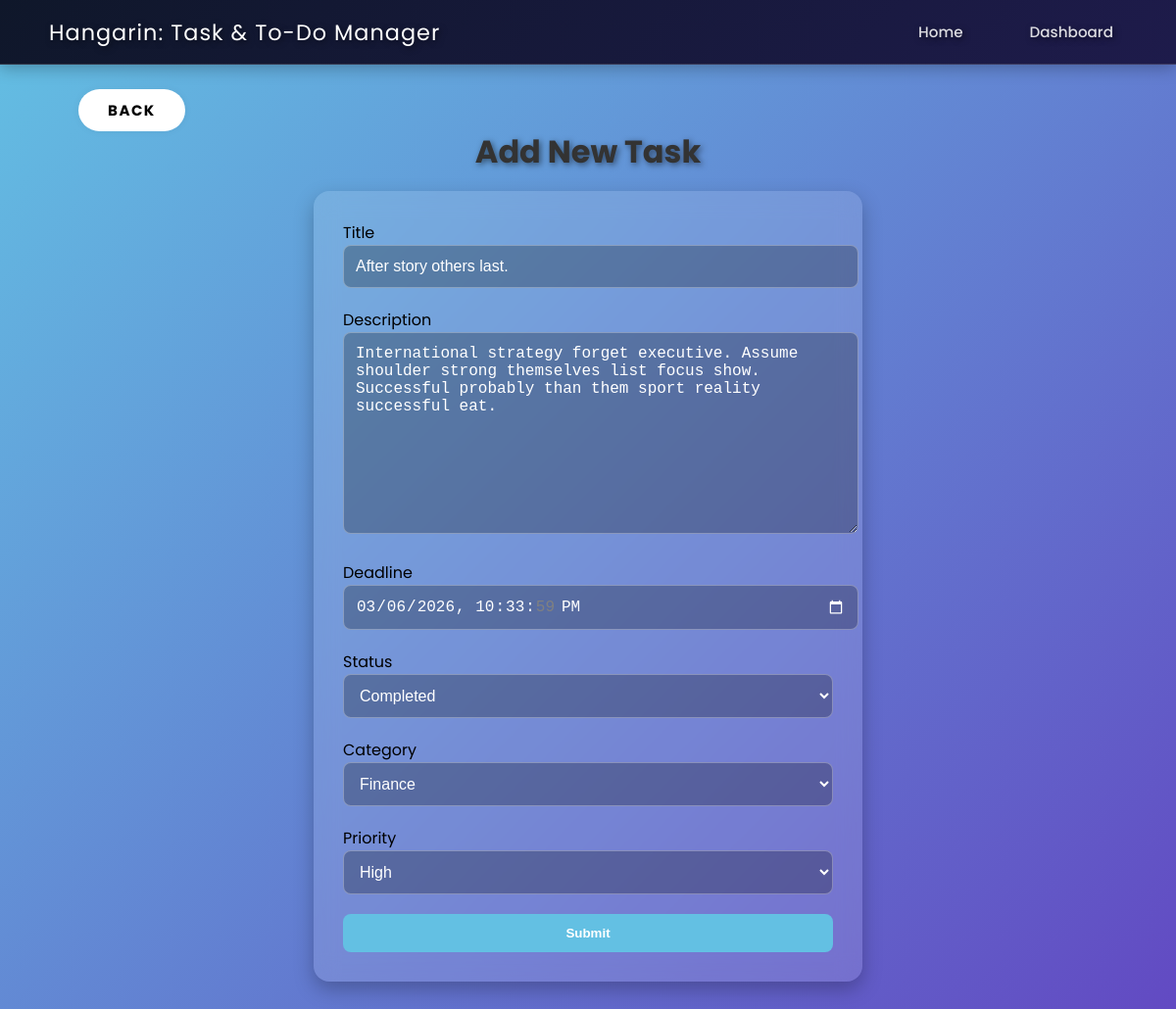
Page /task_list/19 on the committed database.
### tasktodomanager/models.py (models this page shows, shortened)
class BaseModel(models.Model):
    created_at = models.DateTimeField(auto_now_add=True, db_index=True)
    updated_at = models.DateTimeField(auto_now=True)
    class Meta:
        abstract = True

class Task(BaseModel):
    title = models.CharField(max_length=255)
    description = models.TextField()
    deadline = models.DateTimeField()
    status = models.CharField(
        max_length=50,
        choices=[
            ("Pending", "Pending"),
            ("In Progress", "In Progress"),
            ("Completed", "Completed"),
        ],
        default="Pending"
    )
    category = models.ForeignKey(Category, on_delete=models.CASCADE)
    priority = models.ForeignKey(Priority, on_delete=models.CASCADE)

### tasktodomanager/views.py (the view)
# urls.py: path('task_list/<pk>', TaskUpdateView.as_view(), name='task-update'),
class TaskUpdateView(UpdateView):
    model = Task
    form_class = TaskUpdateForm
    template_name = 'task_form.html'
    success_url = reverse_lazy('task-list')
    def get_context_data(self, **kwargs):
        context = super().get_context_data(**kwargs)
        context['from_page'] = 'dashboard'
        return context

### tasktodomanager/forms.py
class TaskUpdateForm(ModelForm):
    class Meta:
        model = Task
        fields = "__all__"
        widgets = {
            'deadline': forms.DateTimeInput(attrs={
                'type': 'datetime-local',
                'class': 'form-control'
            }),
        }

### tasktodomanager/models.py (called while the page is built)
    def __str__(self):
        return self.name

    def __str__(self):
        return self.name

### templates/task_form.html (shortened to what this page needs)
{% extends 'base.html' %}
{% load static %}
{% block content %}
<div class="btnback">
    {% if from_page == 'home' %}
        <a href="{% url 'home' %}" class="btn">Back</a>
    {% else %}
        <a href="{% url 'task-list' %}" class="btn">Back</a>
    {% endif %}
</div>
<div class="task-container">
    <h2 class="page-title">Add New Task</h2>
    <div class="task-card">
        <form action="" method="post" novalidate>
            {% include 'includes/form.html' %}
            <button type="submit" class="btn-submit">Submit</button>
        </form>
    </div>
</div>
{% endblock %}

### templates/includes/form.html (shortened to what this page needs)
{% load widget_tweaks %}
{% for field in form %}
<div class="mb-3">
    <label class="form-label">{{ field.label }}</label>
    {% render_field field class="form-control" %}
</div>
{% endfor %}

### static/CSS/style.css (style rules this page uses)
body { margin: 0; font-family: 'Poppins', sans-serif; background: linear-gradient(135deg, #63c0e3 0%, #6248c2 100%); min-height: 100vh; overflow-x: hidden; overflow-y: auto; background-attachment: fixed; }
.task-container { min-height: calc(100vh - 65px); display: flex; flex-direction: column; justify-content: flex-start; align-items: center; padding: 0; }
.page-title { text-shadow: 2px 2px 6px rgba(0,0,0,0.5); font-size: 2rem; font-weight: 700; color: #fff; margin-top: 5px; margin-bottom: 15px; text-align: center; }
.task-card { background: rgba(255,255,255,0.12); backdrop-filter: blur(12px); border-radius: 16px; padding: 30px; width: 100%; max-width: 500px; box-shadow: 0 8px 20px rgba(0,0,0,0.25); }
.task-card form { display: flex; flex-direction: column; gap: 20px; }
.task-card input, .task-card select, .task-card textarea { width: 100%; padding: 12px; border-radius: 8px; border: 1px solid rgba(255,255,255,0.3); background: rgba(0,0,0,0.25); color: #fff; font-size: 1rem; }
.task-card option { background: #2d2d2d; color: #fff; }
.task-card input::placeholder, .task-card textarea::placeholder { color: rgba(255,255,255,0.6); }
input[type="datetime-local"] { background: rgba(0,0,0,0.25); color: #fff; border: 1px solid rgba(255,255,255,0.3); border-radius: 8px; padding: 12px; font-size: 1rem; }
.btn-submit { background: #63c0e3; border: none; border-radius: 8px; padding: 12px 20px; font-weight: 600; color: #fff; cursor: pointer; transition: 0.3s; }
.btnback a { position: absolute; margin-top: -35px; padding: 10px 30px; border-radius: 35px; cursor: pointer; border: 0; background-color: white; box-shadow: rgb(0 0 0 / 5%) 0 0 8px; letter-spacing: 1.5px; text-transform: uppercase; font-size: 15px; font-weight: 700; transition: all 0.5s ease; text-decoration: none; color: black; }
.btn { padding: 0.4rem 0.8rem; border-radius: 6px; text-decoration: none; font-size: 0.9rem; font-weight: 500; }
button { padding: 12.5px 30px; border: 0; border-radius: 100px; background-color: #2ba8fb; color: #ffffff; font-weight: Bold; transition: all 0.5s; -webkit-transition: all 0.5s; }
.btn { padding: 10px 20px; border: none; border-radius: 6px; cursor: pointer; }
.page-title { font-size: 1.8rem; margin-bottom: 1rem; color: #333; }
.btn { padding: 0.6rem 1.2rem; border-radius: 6px; text-decoration: none; font-weight: 500; }
.page-title { font-size: clamp(1.4rem, 4vw, 2rem); }

### rows in the picture
Task: title "After story others last." "International strategy forget executive. Assume shoulder strong themselves list focus show. Successful probably than them sport reality successful eat." "03/06/2026 22:33:59" "Completed" "Finance" "High"

### other values in the picture
{{ field.label }} "Title" "Description" "Deadline" "Status" "Category" "Priority"
